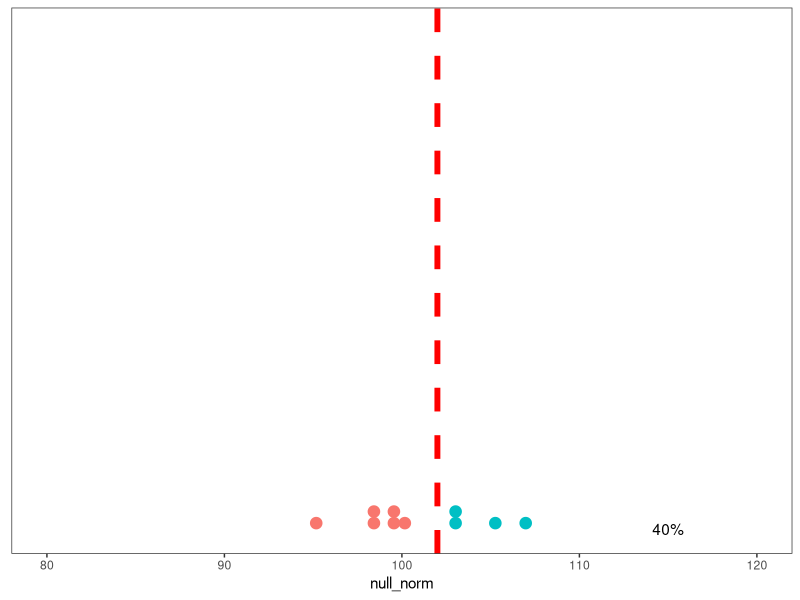
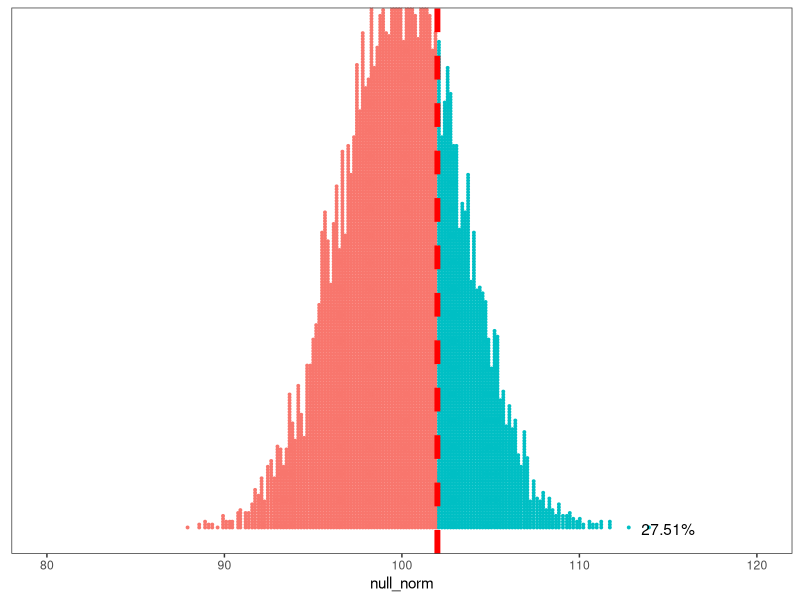
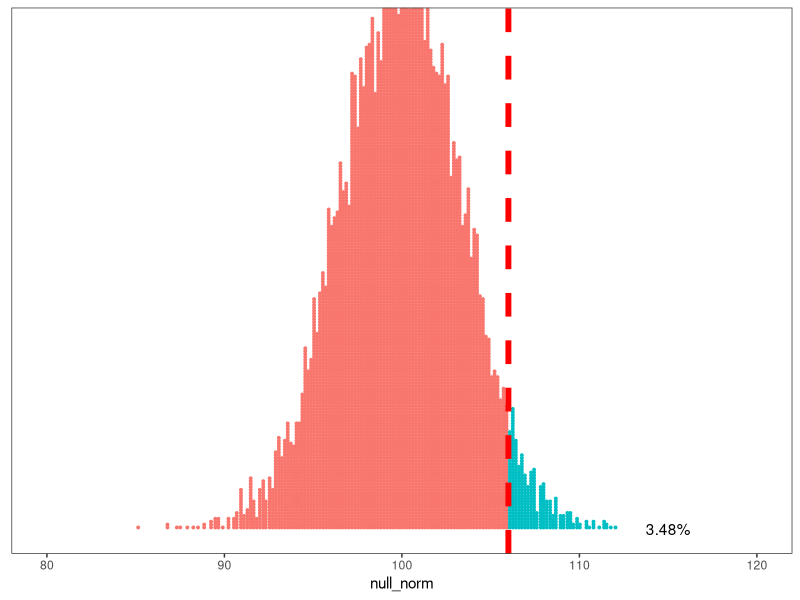
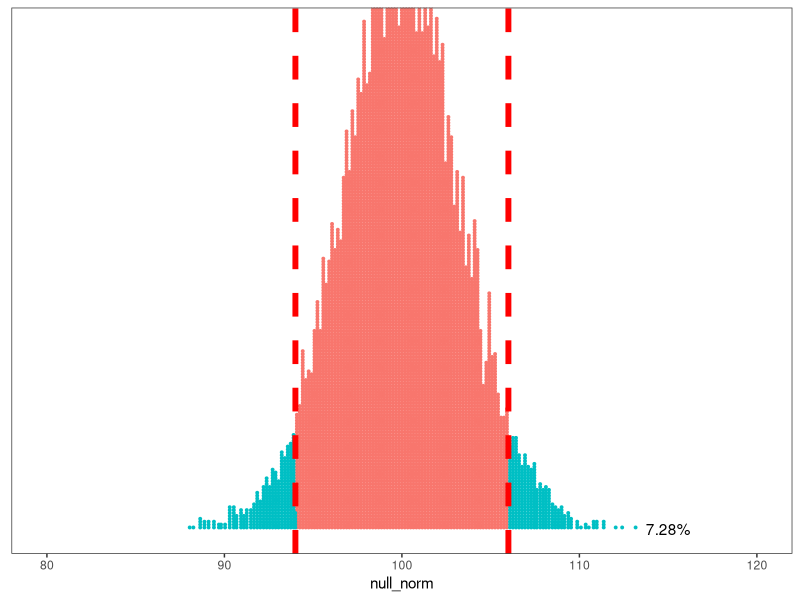
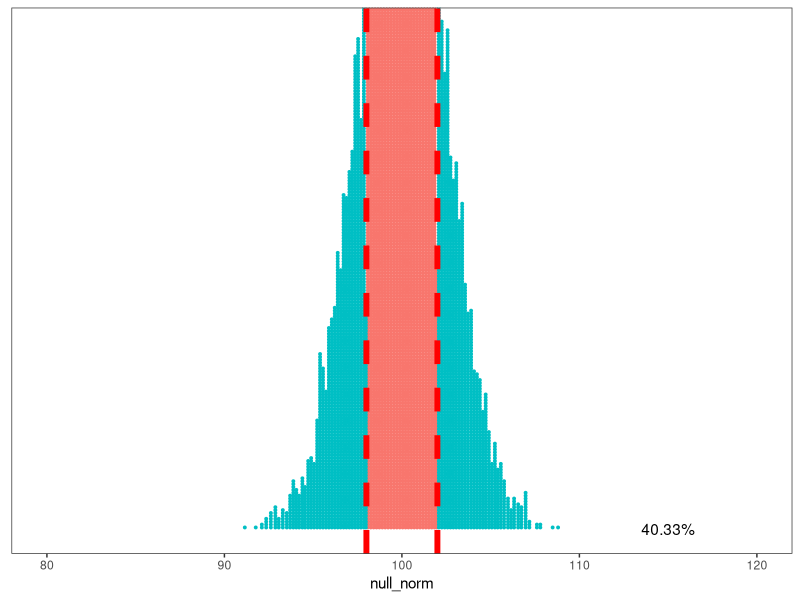

R code for these plots, in order: (Note: this script raises an error after producing the figures.)

library(tidyverse)




alternative = "greater"
observed_sample = c(96, 128,  94, 108, 121,  89,  85,  84, 123,  97, 123, 101, 120, 111,  86,  93, 103,  79, 100,  99)
observation_mean = mean(observed_sample)
observation_mean

IQ_generalpop_mean = 100
IQ_generalpop_sd = 15
n = length(observed_sample)

iter = 10
null_norm = replicate(iter, mean(rnorm(mean = IQ_generalpop_mean, sd = IQ_generalpop_sd, n = n)))


abs_difference_from_pop_mean = abs(IQ_generalpop_mean - observation_mean)

thresholds = if(alternative == "greater"){
  IQ_generalpop_mean + abs_difference_from_pop_mean
} else if(alternative == "less"){
  IQ_generalpop_mean - abs_difference_from_pop_mean
} else if(alternative == "two.sided"){
  c(IQ_generalpop_mean - abs_difference_from_pop_mean, IQ_generalpop_mean + abs_difference_from_pop_mean)
}


null_norm_df = data.frame(null_norm)

which_more_extreme = 
  if(alternative == "greater"){
    null_norm >= thresholds
  } else if(alternative == "less"){
    null_norm <= thresholds
  } else if(alternative == "two.sided"){
    (null_norm <= thresholds[1] | null_norm >= thresholds[2])
  }



null_norm_df = cbind(null_norm_df, which_more_extreme)
percent_greater = round(sum(which_more_extreme)/length(which_more_extreme)*100, 2)

null_norm_df %>% 
  ggplot() +
  aes(x = null_norm, col = which_more_extreme, fill = which_more_extreme) +
  geom_dotplot(binwidth = 1.5/log(iter)) +
  xlim(c(80,120)) +
  geom_vline(xintercept = thresholds, size = 2, linetype = "dashed", col = "red") +
  annotate("text", x = 115, y = 0, label = paste0(percent_greater, "%")) +
  theme_bw() +
  theme(legend.position = "none", 
        panel.grid.major = element_blank(), 
        panel.grid.minor = element_blank(), 
        axis.title.y=element_blank(),
        axis.text.y=element_blank(),
        axis.ticks.y=element_blank()) 

t.test(mu = 100, x = observed_sample, alternative = alternative)








alternative = "greater"
observed_sample = c(96, 128,  94, 108, 121,  89,  85,  84, 123,  97, 123, 101, 120, 111,  86,  93, 103,  79, 100,  99)
observation_mean = mean(observed_sample)
observation_mean

IQ_generalpop_mean = 100
IQ_generalpop_sd = 15
n = length(observed_sample)

iter = 10000
null_norm = replicate(iter, mean(rnorm(mean = IQ_generalpop_mean, sd = IQ_generalpop_sd, n = n)))


abs_difference_from_pop_mean = abs(IQ_generalpop_mean - observation_mean)

thresholds = if(alternative == "greater"){
  IQ_generalpop_mean + abs_difference_from_pop_mean
} else if(alternative == "less"){
  IQ_generalpop_mean - abs_difference_from_pop_mean
} else if(alternative == "two.sided"){
  c(IQ_generalpop_mean - abs_difference_from_pop_mean, IQ_generalpop_mean + abs_difference_from_pop_mean)
}


null_norm_df = data.frame(null_norm)

which_more_extreme = 
  if(alternative == "greater"){
    null_norm >= thresholds
  } else if(alternative == "less"){
    null_norm <= thresholds
  } else if(alternative == "two.sided"){
    (null_norm <= thresholds[1] | null_norm >= thresholds[2])
  }



null_norm_df = cbind(null_norm_df, which_more_extreme)
percent_greater = round(sum(which_more_extreme)/length(which_more_extreme)*100, 2)

null_norm_df %>% 
  ggplot() +
  aes(x = null_norm, col = which_more_extreme, fill = which_more_extreme) +
  geom_dotplot(binwidth = 1.5/log(iter)) +
  xlim(c(80,120)) +
  geom_vline(xintercept = thresholds, size = 2, linetype = "dashed", col = "red") +
  annotate("text", x = 115, y = 0, label = paste0(percent_greater, "%")) +
  theme_bw() +
  theme(legend.position = "none", 
        panel.grid.major = element_blank(), 
        panel.grid.minor = element_blank(), 
        axis.title.y=element_blank(),
        axis.text.y=element_blank(),
        axis.ticks.y=element_blank()) 

t.test(mu = 100, x = observed_sample, alternative = alternative)



alternative = "greater"
observed_sample = c(96, 128,  94, 108, 121,  89,  85,  84, 123,  97, 123, 101, 120, 111,  86,  93, 103,  79, 100,  99) + 4
observation_mean = mean(observed_sample)
observation_mean

IQ_generalpop_mean = 100
IQ_generalpop_sd = 15
n = length(observed_sample)

iter = 10000
null_norm = replicate(iter, mean(rnorm(mean = IQ_generalpop_mean, sd = IQ_generalpop_sd, n = n)))


abs_difference_from_pop_mean = abs(IQ_generalpop_mean - observation_mean)

thresholds = if(alternative == "greater"){
  IQ_generalpop_mean + abs_difference_from_pop_mean
} else if(alternative == "less"){
  IQ_generalpop_mean - abs_difference_from_pop_mean
} else if(alternative == "two.sided"){
  c(IQ_generalpop_mean - abs_difference_from_pop_mean, IQ_generalpop_mean + abs_difference_from_pop_mean)
}


null_norm_df = data.frame(null_norm)

which_more_extreme = 
  if(alternative == "greater"){
    null_norm >= thresholds
  } else if(alternative == "less"){
    null_norm <= thresholds
  } else if(alternative == "two.sided"){
    (null_norm <= thresholds[1] | null_norm >= thresholds[2])
  }



null_norm_df = cbind(null_norm_df, which_more_extreme)
percent_greater = round(sum(which_more_extreme)/length(which_more_extreme)*100, 2)

null_norm_df %>% 
  ggplot() +
  aes(x = null_norm, col = which_more_extreme, fill = which_more_extreme) +
  geom_dotplot(binwidth = 1.5/log(iter)) +
  xlim(c(80,120)) +
  geom_vline(xintercept = thresholds, size = 2, linetype = "dashed", col = "red") +
  annotate("text", x = 115, y = 0, label = paste0(percent_greater, "%")) +
  theme_bw() +
  theme(legend.position = "none", 
        panel.grid.major = element_blank(), 
        panel.grid.minor = element_blank(), 
        axis.title.y=element_blank(),
        axis.text.y=element_blank(),
        axis.ticks.y=element_blank()) 

t.test(mu = 100, x = observed_sample, alternative = alternative)






alternative = "two.sided"
observed_sample = c(96, 128,  94, 108, 121,  89,  85,  84, 123,  97, 123, 101, 120, 111,  86,  93, 103,  79, 100,  99) +4
observation_mean = mean(observed_sample)
observation_mean

IQ_generalpop_mean = 100
IQ_generalpop_sd = 15
n = length(observed_sample)

iter = 10000
null_norm = replicate(iter, mean(rnorm(mean = IQ_generalpop_mean, sd = IQ_generalpop_sd, n = n)))


abs_difference_from_pop_mean = abs(IQ_generalpop_mean - observation_mean)

thresholds = if(alternative == "greater"){
  IQ_generalpop_mean + abs_difference_from_pop_mean
} else if(alternative == "less"){
  IQ_generalpop_mean - abs_difference_from_pop_mean
} else if(alternative == "two.sided"){
  c(IQ_generalpop_mean - abs_difference_from_pop_mean, IQ_generalpop_mean + abs_difference_from_pop_mean)
}


null_norm_df = data.frame(null_norm)

which_more_extreme = 
  if(alternative == "greater"){
    null_norm >= thresholds
  } else if(alternative == "less"){
    null_norm <= thresholds
  } else if(alternative == "two.sided"){
    (null_norm <= thresholds[1] | null_norm >= thresholds[2])
  }



null_norm_df = cbind(null_norm_df, which_more_extreme)
percent_greater = round(sum(which_more_extreme)/length(which_more_extreme)*100, 2)

null_norm_df %>% 
  ggplot() +
  aes(x = null_norm, col = which_more_extreme, fill = which_more_extreme) +
  geom_dotplot(binwidth = 1.5/log(iter)) +
  xlim(c(80,120)) +
  geom_vline(xintercept = thresholds, size = 2, linetype = "dashed", col = "red") +
  annotate("text", x = 115, y = 0, label = paste0(percent_greater, "%")) +
  theme_bw() +
  theme(legend.position = "none", 
        panel.grid.major = element_blank(), 
        panel.grid.minor = element_blank(), 
        axis.title.y=element_blank(),
        axis.text.y=element_blank(),
        axis.ticks.y=element_blank()) 

t.test(mu = 100, x = observed_sample, alternative = alternative)




alternative = "two.sided"
observed_sample = c(96, 128,  94, 108, 121,  89,  85,  84, 123,  97, 123, 101, 120, 111,  86,  93, 103,  79, 100,  99, 96, 128,  94, 108, 121,  89,  85,  84, 123,  97, 123, 101, 120, 111,  86,  93, 103,  79, 100,  99)
observation_mean = mean(observed_sample)
observation_mean

IQ_generalpop_mean = 100
IQ_generalpop_sd = 15
n = length(observed_sample)

iter = 10000
null_norm = replicate(iter, mean(rnorm(mean = IQ_generalpop_mean, sd = IQ_generalpop_sd, n = n)))


abs_difference_from_pop_mean = abs(IQ_generalpop_mean - observation_mean)

thresholds = if(alternative == "greater"){
  IQ_generalpop_mean + abs_difference_from_pop_mean
} else if(alternative == "less"){
  IQ_generalpop_mean - abs_difference_from_pop_mean
} else if(alternative == "two.sided"){
  c(IQ_generalpop_mean - abs_difference_from_pop_mean, IQ_generalpop_mean + abs_difference_from_pop_mean)
}


null_norm_df = data.frame(null_norm)

which_more_extreme = 
  if(alternative == "greater"){
    null_norm >= thresholds
  } else if(alternative == "less"){
    null_norm <= thresholds
  } else if(alternative == "two.sided"){
    (null_norm <= thresholds[1] | null_norm >= thresholds[2])
  }



null_norm_df = cbind(null_norm_df, which_more_extreme)
percent_greater = round(sum(which_more_extreme)/length(which_more_extreme)*100, 2)

null_norm_df %>% 
  ggplot() +
  aes(x = null_norm, col = which_more_extreme, fill = which_more_extreme) +
  geom_dotplot(binwidth = 1.5/log(iter)) +
  xlim(c(80,120)) +
  geom_vline(xintercept = thresholds, size = 2, linetype = "dashed", col = "red") +
  annotate("text", x = 115, y = 0, label = paste0(percent_greater, "%")) +
  theme_bw() +
  theme(legend.position = "none", 
        panel.grid.major = element_blank(), 
        panel.grid.minor = element_blank(), 
        axis.title.y=element_blank(),
        axis.text.y=element_blank(),
        axis.ticks.y=element_blank()) 

t.test(mu = 100, x = observed_sample, alternative = alternative)


summary = data %>% 
  group_by(group) %>% 
  summarize(mean = mean(anxiety), sd = sd(group))
summary

data %>% 
  ggplot() +
  aes(x = group, y = anxiety) +
  geom_boxplot()

t_test_results_one_sided = t.test(anxiety ~ group, data = data, alternative = "less")
t_test_results_one_sided

